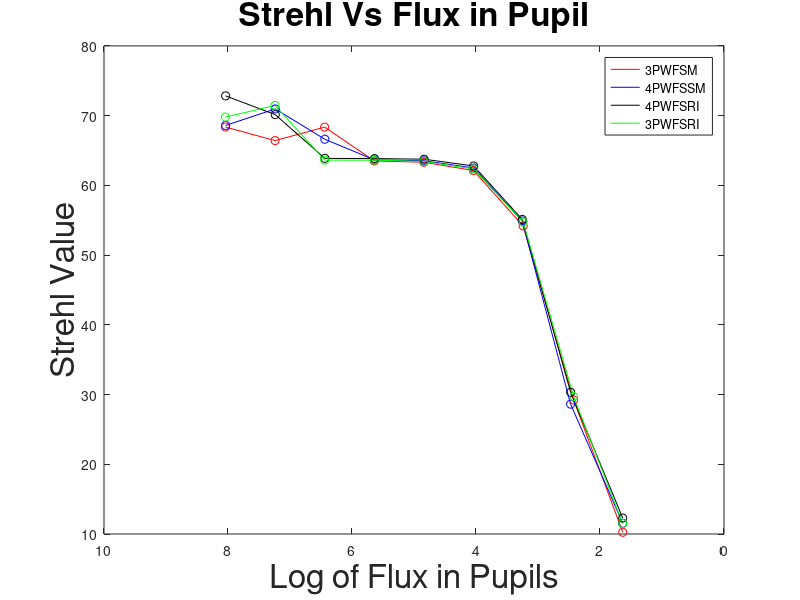

The MATLAB script that drew this image: (Note: this script raises an error after producing the figure.)
% Gain Optimization Results

%% 3PWFS Slopes 
SM3mag=[0,2,4,6,8,10,12,16];

%flux is without read noise
SM3fluxNoNoise=[1.0992e+08,1.7421e+07, 2.7610e+06, 4.3759e+05, 6.9354e+04,1.0992e+04,1.7421e+03, 276.1020,6.9354];

SM3fluxNoise=[109920120,17415378,2762307,436958,69579,11011,1738,266,43];


%gain
SM3gain=[0.7, 0.5, 0.6, 0.5, 0.5, 0.5, 0.5, 0.5];



%Mean Strehl
SM3strehl=[68.36, 66.42, 68.35, 63.5, 63.32, 62.13, 54.19, 29.22, 10.25];

%% 4PWFS Slopes

SM4fluxNoise=[109139317,17298805,2740476,433847,68622,10913,1794, 298, 43];

SM4gain=[0.7,0.9,0.6,0.5,0.5,0.5,0.5,0.5];

SM4strehl=[68.59, 70.96, 66.61, 63.65, 63.53, 62.49, 54.89, 28.62, 11.54];

%% 4PWFS RI

RI4gain=[1.2, 0.8, 0.5, 0.5, 0.5, 0.5, 0.5, 0.5];

RI4strehl=[72.83, 70.14, 63.87, 63.84, 63.75, 62.78, 55.11, 30.33, 12.29];

%% #3PWFS RI

RI3gain=[0.8, 1, 0.5, 0.5, 0.5, 0.5, 0.5, 0.5];

RI3strehl=[69.79, 71.46, 63.62, 63.61, 63.44, 62.35, 54.74, 29.71, 11.5];

%% Plotting

figure; plot(log10(SM3fluxNoise), SM3strehl, 'color', 'red'); hold on
plot(log10(SM4fluxNoise), SM4strehl, 'color', 'blue');
plot(log10(SM4fluxNoise), RI4strehl, 'color', 'black')
plot(log10(SM3fluxNoise), RI3strehl, 'color', 'green')
scatter(log10(SM3fluxNoise), SM3strehl,[], [1 0 0]); 
scatter(log10(SM4fluxNoise), SM4strehl,[], [0 0 1]);
scatter(log10(SM4fluxNoise), RI4strehl,[], [0 0 0]);
scatter(log10(SM3fluxNoise), RI3strehl, [], [0 1 0]);

title('Strehl Vs Flux in Pupil', 'FontSize',24)
ylabel('Strehl Value','FontSize',24)
xlabel('Log of Flux in Pupils','FontSize',24)
lgd =legend('3PWFSM', '4PWFSSM','4PWFSRI', '3PWFSRI');
set (gca, 'xdir', 'reverse' )
lgd.FontSize = 20;

ax=gca;
ax.XAxis.FontSize=18;
ax.YAxis.FontSize=18;

%% 

figure; plot(SM3mag,SM3gain); hold on
plot(SM3mag,SM4gain)
plot(SM3mag, RI4gain)
plot(SM3mag, RI3gain)
title('Loop Gain Vs Guide Star Magnitude', 'FontSize',24);
xlabel('Guide Star Magnitude', 'FontSize',24);
ylabel('Loop Gain', 'FontSize', 24);
axis tight
lgd =legend('3PWFSM', '4PWFSSM','4PWFSRI', '3PWFSRI');

